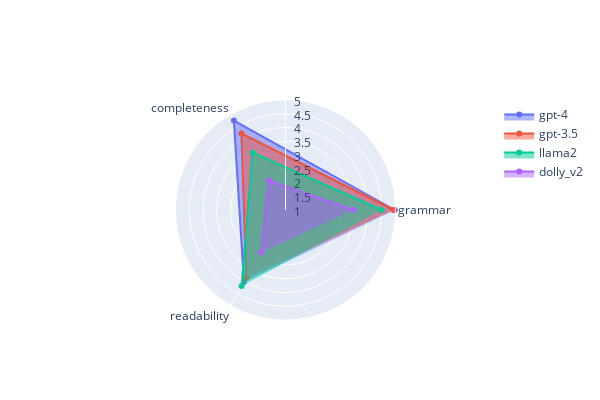

Source (notebook cell):
### Code cell
import plotly.express as px
import plotly.graph_objects as go

categories = ['grammar','completeness','readability']
fig = go.Figure()

fig.add_trace(go.Scatterpolar(
    r = df['gpt-4'],
    theta = categories,
    fill = 'toself',
    name = 'gpt-4'
))
fig.add_trace(go.Scatterpolar(
    r = df['gpt-3.5'],
    theta = categories,
    fill = 'toself',
    name = 'gpt-3.5'
))
fig.add_trace(go.Scatterpolar(
    r = df['llama2'],
    theta = categories,
    fill = 'toself',
    name = 'llama2'
))
fig.add_trace(go.Scatterpolar(
    r = df['dolly_v2'],
    theta = categories,
    fill = 'toself',
    name = 'dolly_v2'
))
fig.update_layout(
  polar=dict(
    radialaxis=dict(
      visible=True,
      range=[1, 5],
      angle = 90
    )),
  showlegend=True,
  width = 600,
  height = 400
)

fig.show()

### Figure 1 — Plotly figure (JSON) as saved in the notebook; plotly's stock layout.template omitted (floating-point values rounded to 4 significant figures)
{"data": [{"fill": "toself", "name": "gpt-4", "r": [4.975, 4.754, 4.022], "theta": ["grammar", "completeness", "readability"], "type": "scatterpolar"}, {"fill": "toself", "name": "gpt-3.5", "r": [4.924, 4.211, 3.855], "theta": ["grammar", "completeness", "readability"], "type": "scatterpolar"}, {"fill": "toself", "name": "llama2", "r": [4.484, 3.405, 4.195], "theta": ["grammar", "completeness", "readability"], "type": "scatterpolar"}, {"fill": "toself", "name": "dolly_v2", "r": [3.463, 2.238, 2.782], "theta": ["grammar", "completeness", "readability"], "type": "scatterpolar"}], "layout": {"height": 400, "polar": {"radialaxis": {"angle": 90, "range": [1, 5], "visible": true}}, "showlegend": true, "width": 600}}
